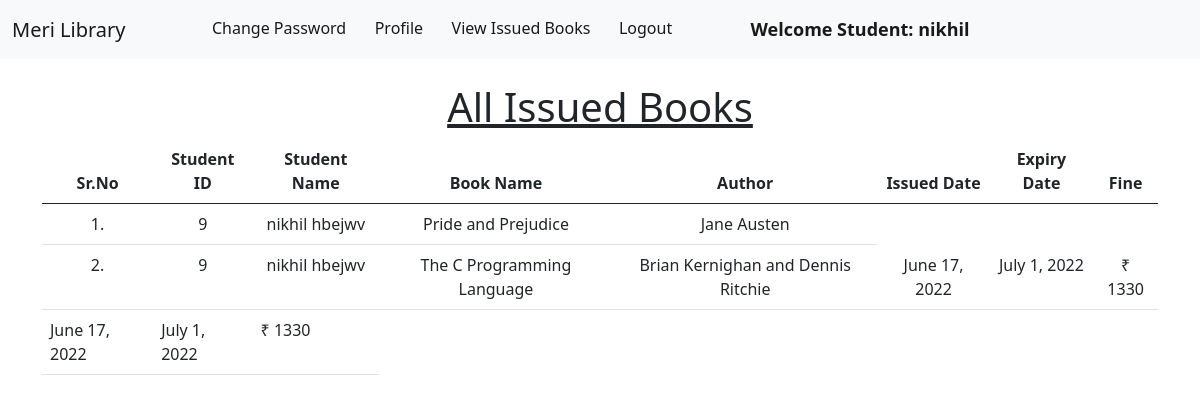
The app's page /student_issued_books/ (signed in) with its own data.
### library/models.py (models this page shows, shortened)
class Book(models.Model):
    name = models.CharField(max_length=200)
    author = models.CharField(max_length=200)
    isbn = models.PositiveIntegerField()
    category = models.CharField(max_length=50)

class IssuedBook(models.Model):
    student_id = models.CharField(max_length=100, blank=True)
    isbn = models.CharField(max_length=13)
    issued_date = models.DateField(auto_now=True)
    expiry_date = models.DateField(default=expiry)

### library/views.py (the view)
# urls.py: path("student_issued_books/", views.student_issued_books, name="student_issued_books"),
@login_required(login_url = '/student_login')
def student_issued_books(request):
    student = Student.objects.filter(user_id=request.user.id)
    issuedBooks = IssuedBook.objects.filter(student_id=student[0].user_id)
    li1 = []
    li2 = []
    for i in issuedBooks:
        books = Book.objects.filter(isbn=i.isbn)
        for book in books:
            t=(request.user.id, request.user.get_full_name, book.name,book.author)
            li1.append(t)
        days=(date.today()-i.issued_date)
        d=days.days
        fine=0
        if d>15:
            day=d-14
            fine=day*5
        t=(issuedBooks[0].issued_date, issuedBooks[0].expiry_date, fine)
        li2.append(t)
    return render(request,'student_issued_books.html',{'li1':li1, 'li2':li2})

### library/templates/student_issued_books.html (shortened to what this page needs)
{% extends 'student_navbar.html' %}
{% load static %}
{% block body %}
<div class="container mt-4">
    <h1 class="text-center"><u>All Issued Books</u></h1>
    <table class="table table-hover" id="example">
        <thead>
            <tr class="text-center">
                <th>Sr.No</th>
                <th>Student ID</th>
                <th>Student Name</th>
                <th>Book Name</th>
                <th>Author</th>
                <th>Issued Date</th>
                <th>Expiry Date</th>
                <th>Fine</th>
            </tr>
        </thead>
        <tbody>
            {% for i in li1 %}
            <tr class="text-center">
                <td>{{forloop.counter}}.</td>
                <td>{{i.0}}</td>
                <td>{{i.1}}</td>
                <td>{{i.2}}</td>
                <td>{{i.3}}</td>
                {% endfor %}
                {% for i in li2 %}
                <td>{{i.0}}</td>
                <td>{{i.1}}</td>
                <td>₹ {{i.2}}</td>
            </tr>
            {% endfor %}
        </tbody>
    </table>
    </div>
{% endblock %}

### library/templates/student_navbar.html (shortened to what this page needs)
<!doctype html>
<html lang="en">
  <head>
    <link href="https://cdn.jsdelivr.net/npm/bootstrap@5.1.0/dist/css/bootstrap.min.css" rel="stylesheet">
    <link rel="stylesheet" href="https://cdn.datatables.net/1.10.25/css/jquery.dataTables.min.css">
    <link rel="stylesheet" href="https://cdn.datatables.net/buttons/1.7.1/css/buttons.dataTables.min.css">
  </head>
  <body>
    <nav class="navbar navbar-expand-lg navbar-light bg-light sticky-top">
        <div class="container-fluid">
          <a class="navbar-brand" href="#">Meri Library</a>
          <div class="collapse navbar-collapse" id="navbarSupportedContent">
            <ul class="navbar-nav me-auto mb-2 mb-lg-0">
              <li class="nav-item">
                <a class="nav-link active" aria-current="page" href="/change_password/">Change Password</a>
              </li>
              <li class="nav-item">
                <a class="nav-link active" aria-current="page" href="/profile/">Profile</a>
              </li>
              <li class="nav-item">
                <a class="nav-link active" aria-current="page" href="/student_issued_books/">View Issued Books</a>
              </li>
              <li class="nav-item">
                <a class="nav-link active" aria-current="page" href="/logout/">Logout</a>
              </li>
              <li class="nav-item">
                <a style="font-weight:600; font-family:'Segoe UI', Tahoma, Geneva, Verdana, sans-serif; font-size: large;" class="nav-link active" href="#">Welcome Student: {{request.user}}</a>
              </li>
            </ul>
          </div>
        </div>
      </nav>
      {% block body %}
      {% endblock %}
  </body>
</html>

### records on screen
Book: name "Pride and Prejudice", author "Jane Austen"
Book: name "The C Programming Language", author "Brian Kernighan and Dennis Ritchie"
IssuedBook: issued_date "June 17, 2022" "June 17, 2022", expiry_date "July 1, 2022" "July 1, 2022"

### other values on screen
{{ request.user }} "nikhil"
{{ i.0 }} "9" "9"
{{ i.1 }} "nikhil hbejwv" "nikhil hbejwv"
{{ i.2 }} "1330" "1330"
